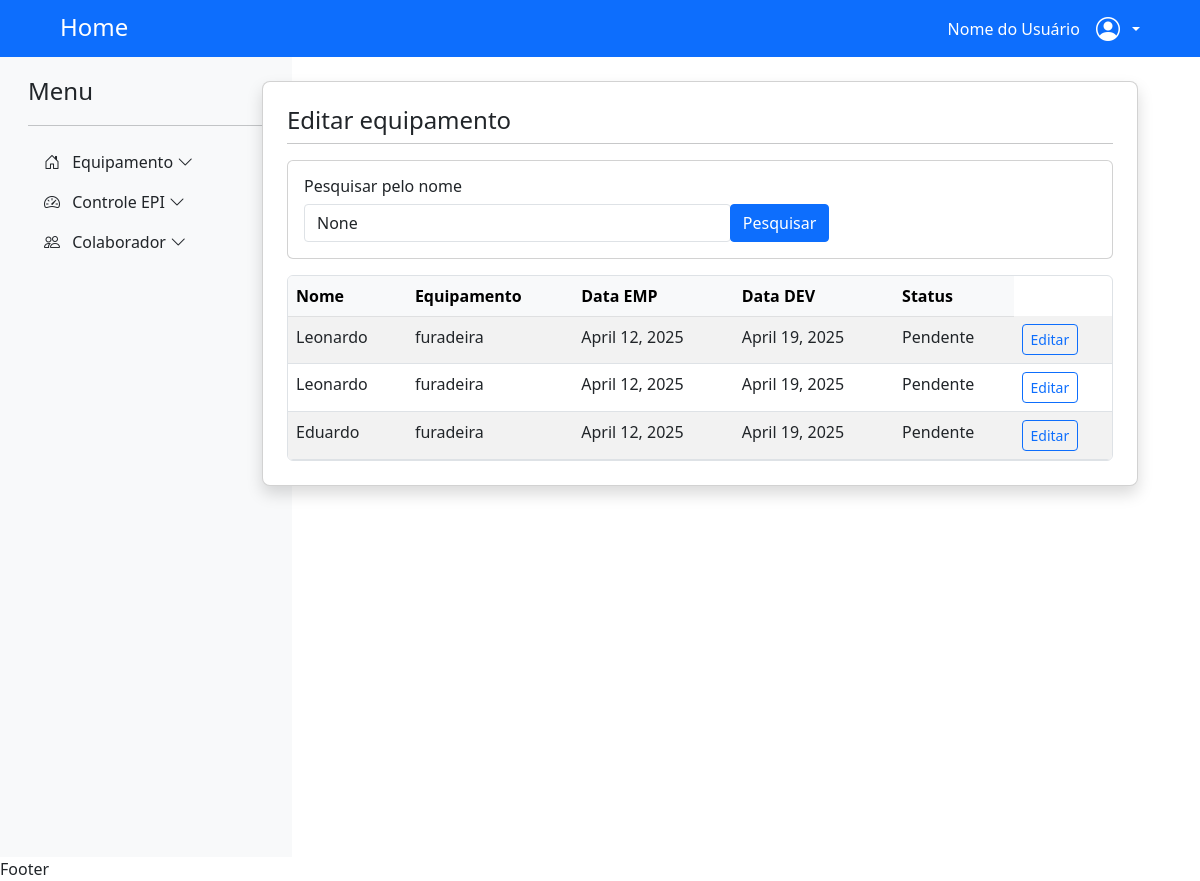
The app's page /listar_relatorio/, older data.
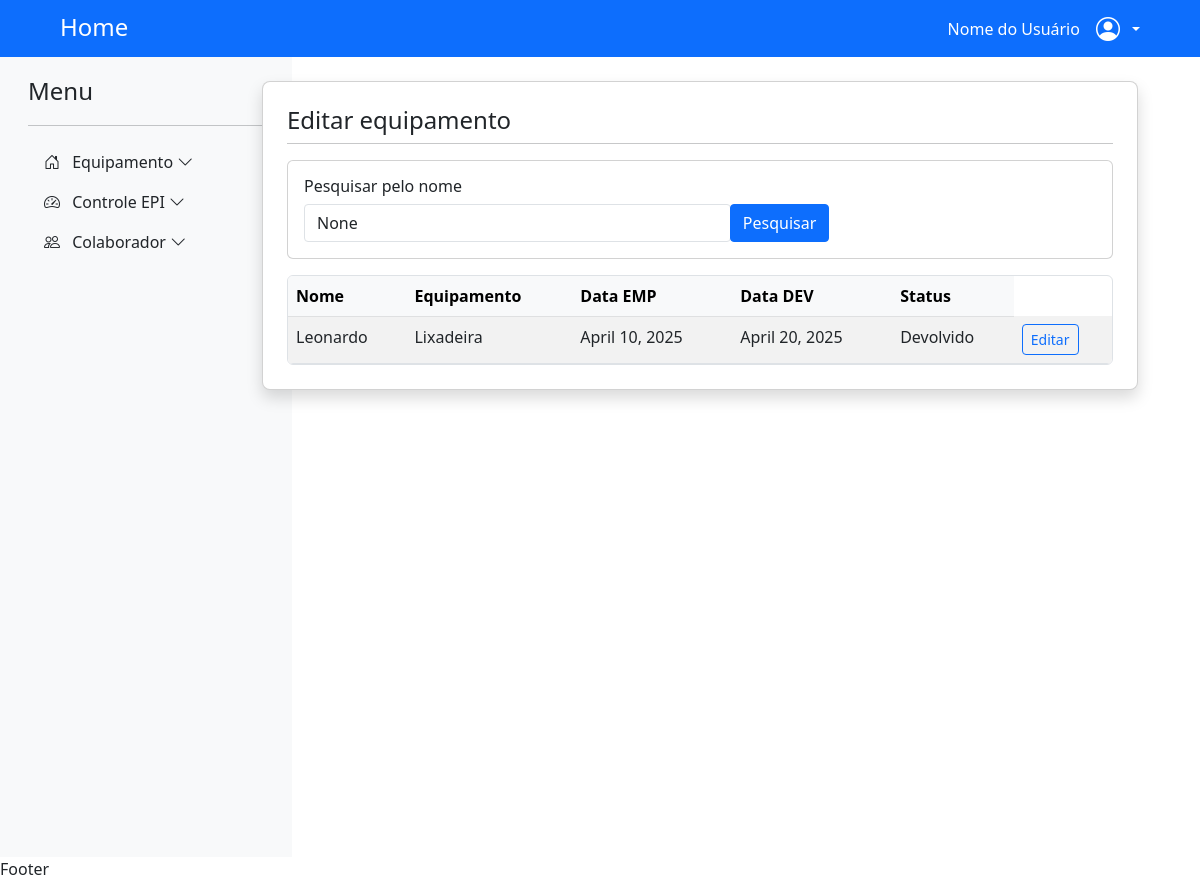
The same page, newer data.
### app_emprestimo/models.py (models this page shows, shortened)
class EmprestimoModel(models.Model):
    idEMPRESTIMO = models.AutoField(primary_key=True)
    idCOLABORADOR = models.ForeignKey(ColaboradorModel, on_delete=models.CASCADE)
    idEPI = models.ForeignKey(EPIModel, on_delete=models.CASCADE)
    data_emprestimo = models.DateField()
    data_devolucao_prevista = models.DateField()
    data_devolucao_real = models.DateField(null=True, blank=True)
    STATUS_CHOICE = (
        ('Emprestado', 'Emprestado'),
        ('Em uso', 'Em uso'),
        ('Fornecido', 'Forncecido'),
        ('Devolvido', 'Devolvido'),
        ('Danificado', 'Daificado'),
        ('Perdido', 'Perdido'),
    )
    status = models.CharField(max_length=20, choices=STATUS_CHOICE, default='Emprestado')
    observacao = models.TextField(null=True, blank=True)

class ColaboradorModel(models.Model):
    idCOLABORADOR = models.AutoField(primary_key=True)
    nome = models.CharField(max_length=100)
    cpf = models.CharField(max_length=14, unique=True)
    funcao = models.CharField(max_length=50)
    data_admissao = models.DateField()
    criado_em = models.DateTimeField(auto_now_add=True)
    alterado_em = models.DateTimeField(auto_now=True)

class EPIModel(models.Model):
    idEPI = models.AutoField(primary_key=True)
    nome = models.CharField(max_length=100)
    descricao = models.TextField()
    quantidade_total = models.IntegerField()

### app_emprestimo/views.py (the view)
# urls.py: path('listar_relatorio/', views.listar_relatorio, name='listar_relatorio'),
def listar_relatorio(request):
    pesquisa = request.GET.get('busca')
    if pesquisa:
        lista_emprestimo = EmprestimoModel.objects.filter(idCOLABORADOR__nome__icontains=pesquisa)
    else:
        lista_emprestimo = EmprestimoModel.objects.all()
    return render(request, 'app_emprestimo/pages/listar_relatorio.html', context={'emprestimos':lista_emprestimo, 'pesquisa':pesquisa})

### app_emprestimo/templates/app_emprestimo/pages/listar_relatorio.html (shortened to what this page needs)
    {% extends "global/base.html" %}
    {% block content %}
    <div class="container mt-4" style="max-width: 900px;">
        <div class="card rounded-3 shadow">
            <div class="card-body p-4">
                <div class="mb-3">
                    <h2 class="h4 mb-0">Editar equipamento</h2>
                    <hr class="mt-2">
                </div>
                <div class="card mb-3 rounded-2">
                    <div class="card-body p-3">
                        <h5 class="h6 card-title mb-2">Pesquisar pelo nome</h5>
                        <div class="row g-2">
                            <div class="col-md-8">
                                <form action="{% url 'listar_relatorio' %}" method="get">
                                    <div class="input-group">
                                        <input type="text" name="busca" class="form-control rounded-1" placeholder="Digite o nome do colaborador..." value="{{ pesquisa }}">
                                        <button type="submit" class="btn btn-primary rounded-1">Pesquisar</button>
                                    </div>
                                </form>
                            </div>
                        </div>
                    </div>
                </div>
                <div class="table-responsive rounded-2 border">
                    <table class="table table-striped table-hover mb-0">
                        <thead class="table-light">
                            <tr>
                                <th>Nome</th>
                                <th>Equipamento</th>
                                <th>Data EMP</th>
                                <th>Data DEV</th>
                                <th>Status</th>
                            </tr>
                        </thead>
                        <tbody>
                            {% for emprestimo in emprestimos %}
                                <tr>
                                    <td>{{ emprestimo.idCOLABORADOR.nome }}</td>
                                    <td>{{ emprestimo.idEPI.nome }}</td>
                                    <td>{{ emprestimo.data_emprestimo }}</td>
                                    <td>{{ emprestimo.data_devolucao_prevista }}</td>
                                    <td>{{ emprestimo.status }}</td>
                                    <td>
                                        <a href="{% url 'atualizar_emprestimo' emprestimo.idEMPRESTIMO %}" class="btn btn-sm btn-outline-primary rounded-1">Editar</a>
                                    </td>
                                </tr>
                            {% endfor %}
                        </tbody>
                    </table>
                </div>
            </div>
        </div>
    </div>
    {% endblock content %}

### templates/global/base.html (shortened to what this page needs)
{% load static %}
<!DOCTYPE html>
<html lang="pt-br">
    <head>
        <link href="https://cdn.jsdelivr.net/npm/bootstrap@5.3.0/dist/css/bootstrap.min.css" rel="stylesheet">
        <link rel="stylesheet" href="https://cdn.jsdelivr.net/npm/bootstrap-icons@1.10.0/font/bootstrap-icons.css">
    </head>
    <body>
        {% include "global/partials/header.html"%}
        <div class="container-fluid">
            <div class="row">
                <div class="col-md-3 col-lg-2 d-md-block bg-light sidebar collapse">
                    <div class="d-flex flex-column flex-shrink-0 p-3 bg-light" style="width: 280px; height: 100vh;">
                        <a href="/" class="d-flex align-items-center mb-3 mb-md-0 me-md-auto link-dark text-decoration-none">
                            <span class="fs-4">Menu</span>
                        </a>
                        <hr>
                        <ul class="nav nav-pills flex-column mb-auto">
                            <li class="nav-item">
                                <a class="nav-link link-dark" data-bs-toggle="collapse" href="#equipamento-collapse" aria-expanded="false">
                                    <i class="bi bi-house-door me-2"></i>
                                        Equipamento
                                    <i class="bi bi-chevron-down ms-auto"></i>
                                </a>
                            </li>
                            <li class="nav-item">
                                <a class="nav-link link-dark" data-bs-toggle="collapse" href="#epi-collapse" aria-expanded="false">
                                    <i class="bi bi-speedometer2 me-2"></i>
                                        Controle EPI
                                    <i class="bi bi-chevron-down ms-auto"></i>
                                </a>
                            </li>
                            <li class="nav-item">
                                <a class="nav-link link-dark" data-bs-toggle="collapse" href="#colaborador-collapse" aria-expanded="false">
                                    <i class="bi bi-people me-2"></i>
                                        Colaborador
                                    <i class="bi bi-chevron-down ms-auto"></i>
                                </a>
                            </li>
                        </ul>
                    </div>
                </div>
                <main class="col-md-9 ms-sm-auto col-lg-10 px-md-4">
                    {% block content %}{% endblock %}
                </main>
            </div>
        </div>
        <footer>Footer</footer>
    </body>
</html>

### templates/global/partials/header.html (shortened to what this page needs)
<header class="navbar navbar-expand-lg navbar-dark bg-primary px-5">
    <div class="container-fluid">
        <a class="navbar-brand" href="{% url 'home' %}">
            <span class="h4">Home</span>
        </a>
        <div class="dropdown">
            <a class="nav-link dropdown-toggle text-white d-flex align-items-center" href="#" role="button" id="userDropdown" data-bs-toggle="dropdown" aria-expanded="false">
                <span class="px-3">Nome do Usuário</span>
                <i class="bi bi-person-circle fs-4 me-2"></i>
            </a>
        </div>
    </div>
</header>

Row changes from the older to the newer data that the page shows:
removed EmprestimoModel: idCOLABORADOR.nome "Leonardo", idEPI.nome "furadeira", data_emprestimo "April 12, 2025", data_devolucao_prevista "April 19, 2025", status "Pendente"
removed EmprestimoModel: idCOLABORADOR.nome "Leonardo", idEPI.nome "furadeira", data_emprestimo "April 12, 2025", data_devolucao_prevista "April 19, 2025", status "Pendente"
removed EmprestimoModel: idCOLABORADOR.nome "Eduardo", idEPI.nome "furadeira", data_emprestimo "April 12, 2025", data_devolucao_prevista "April 19, 2025", status "Pendente"
added EmprestimoModel: idCOLABORADOR.nome "Leonardo", idEPI.nome "Lixadeira", data_emprestimo "April 10, 2025", data_devolucao_prevista "April 20, 2025", status "Devolvido"
